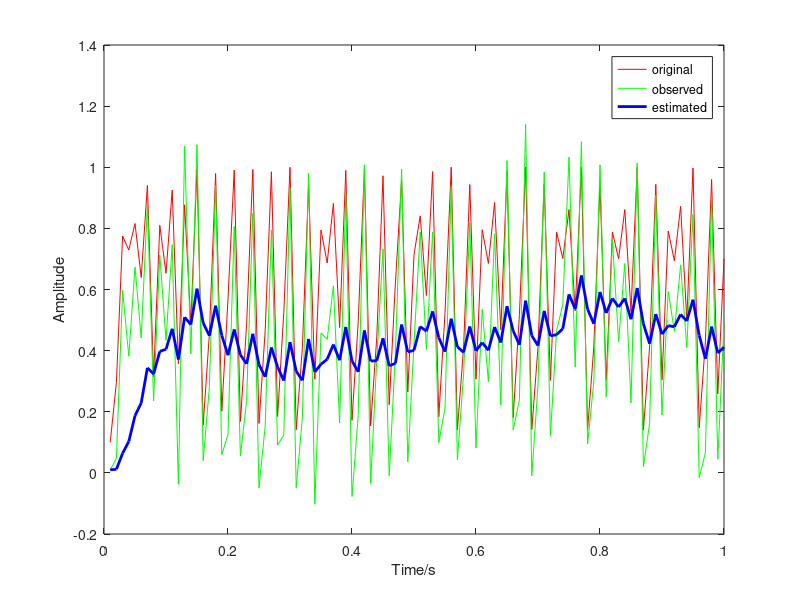

Source code (MATLAB):
% code for EKF
clc,clear;
t=0.01:0.01:1;
n=length(t);
x=zeros(1,n);
y=zeros(1,n);
x(1)=0.1;
y(1)=0.1^2;
for i=2:n
    % real signal
    x(i)=sin(3*x(i-1));
    y(i)=x(i)^2+normrnd(0,0.1);
end

plot(t,x,'r',t,y,'b','LineWidth',2);
%% EKF
Xplus=zeros(1,n);
% initial value
Pplus=0.1;
Xplus(1)=0.1;
Q=0.0001;
R=1;
for i=2:n
    % predict
    A=3*cos(3*Xplus(i-1));
    Xminus=sin(3*Xplus(i-1));
    Pminus=A*Pplus*A'+Q;
    % update
    C=2*Xminus;
    K=Pminus*C'/(C*Pminus*C'+R);
    Xplus(i)=Xminus+K*(y(i)-Xminus^2);
    Pplus=(eye(1)-K*C)*Pminus;
end

plot(t,x,'r',t,y,'g',t,Xplus,'b','LineWidth',2);
xlabel('Time/s');
ylabel('Amplitude');
legend('original','observed','estimated');

%% still use KF
dt=t(2)-t(1);
F2=[1,dt,0.5*dt^2;
    0,1,dt;
    0,0,1];
H2=[1,0,0];
Q2=[1,0,0;0,0.01,0;0,0,0.0001];
R2=20;
% initial value
Xplus2=zeros(3,n);
Xplus2(1,1)=0.1^2;
Xplus2(2,1)=0;
Xplus2(3,1)=0;
Pplus2=[0.01,0,0;  0,0.01,0;   0,0,0.0001];
for i=2:n
    Xminus2=F2*Xplus2(:,i-1);
    Pminus2=F2*Pplus2*F2'+Q2;
    K2=Pminus2*H2'/(H2*Pminus2*H2'+R2);
    Xplus2(:,i)=Xminus2+K2*(y(i)-H2*Xminus2);
    Pplus2=(eye(3)-K2*H2)*Pminus2;
end
plot(t,x,'r',t,y,'g',t,Xplus2(1,:),'b','LineWidth',2);
xlabel('Time/s');
ylabel('Amplitude');
legend('original','observed','estimated');



















